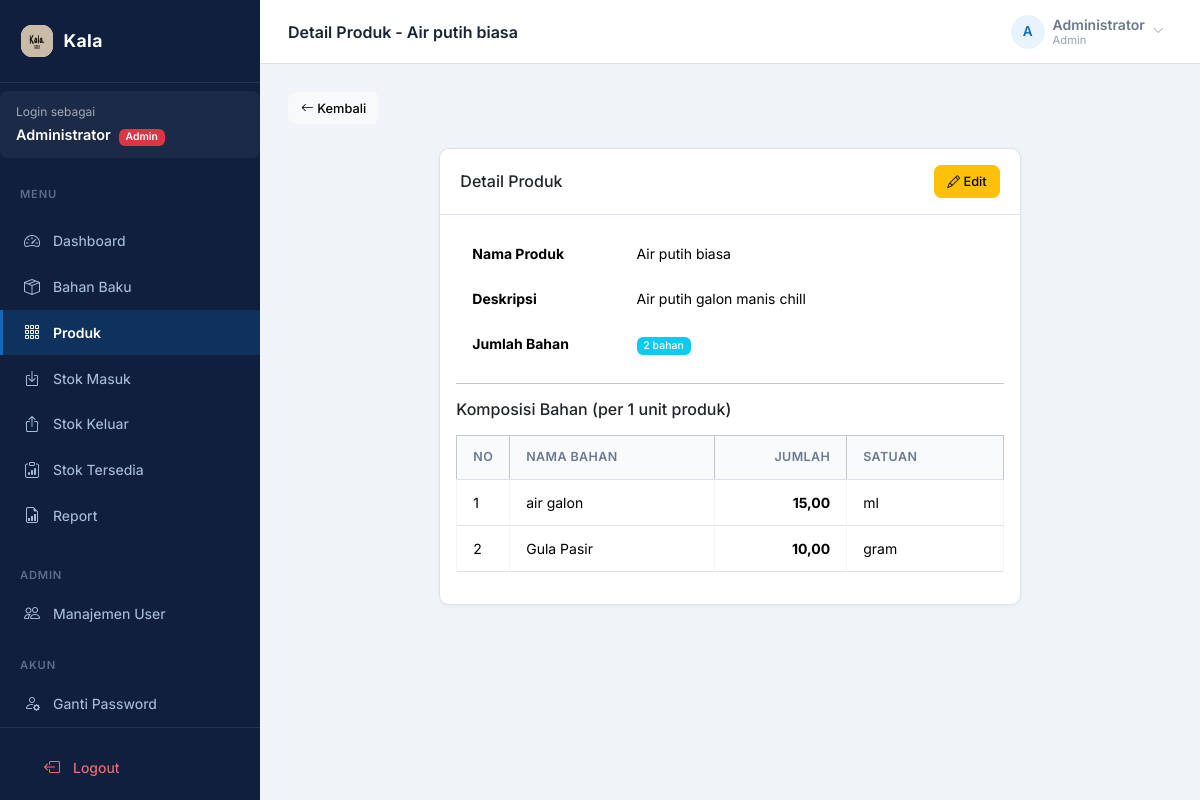
The app's page /produk/5 (signed in) with its own data.
### tables this page shows
CREATE TABLE `produk` (
  `id` bigint UNSIGNED NOT NULL,
  `nama_produk` varchar(255) NOT NULL,
  `deskripsi` text,
  `created_at` timestamp NOT NULL DEFAULT CURRENT_TIMESTAMP,
  `updated_at` timestamp NOT NULL DEFAULT CURRENT_TIMESTAMP ON UPDATE CURRENT_TIMESTAMP
);

CREATE TABLE `produk_detail` (
  `id` bigint UNSIGNED NOT NULL,
  `produk_id` bigint UNSIGNED NOT NULL,
  `bahan_baku_id` bigint UNSIGNED NOT NULL,
  `jumlah_dibutuhkan` decimal(10,2) NOT NULL
);

CREATE TABLE `bahan_baku` (
  `id` bigint UNSIGNED NOT NULL,
  `kode_bahan` varchar(255) NOT NULL,
  `nama_bahan` varchar(255) NOT NULL,
  `satuan` varchar(255) NOT NULL,
  `keterangan` varchar(255) DEFAULT NULL,
  `is_active` tinyint(1) NOT NULL DEFAULT '1',
  `created_at` timestamp NOT NULL DEFAULT CURRENT_TIMESTAMP
);

### controllers/ProdukController.php (called while the page is built, shortened)
<?php
class ProdukController
{
    private ProdukModel $produkModel;
    public function __construct()
    {
        $this->produkModel = new ProdukModel();
    }
    public function view(array $params): void
    {
        $id = (int) ($params['id'] ?? 0);
        $produk = $this->produkModel->getById($id);
        $ingredients = $this->produkModel->getIngredients($id);
        require_once __DIR__ . '/../pages/produk/view.php';
    }
}

### index.php (called while the page is built, shortened)
<?php
require_once __DIR__ . '/core/Router.php';
require_once __DIR__ . '/core/Database.php';
require_once __DIR__ . '/core/Model.php';
spl_autoload_register(function (string $class) {
    $file = __DIR__ . '/' . str_replace('\\', '/', $class) . '.php';
});
$router = new Core\Router();
$router->dispatch();

### core/Database.php (called while the page is built, shortened)
<?php
class Database
{
    private static ?PDO $instance = null;
    public static function connect(): PDO
    {
        if (self::$instance === null) {
            try {
                $dsn = 'mysql:host=' . DB_HOST . ';port=' . DB_PORT . ';dbname=' . DB_NAME . ';charset=utf8mb4';
                self::$instance = new PDO($dsn, DB_USER, DB_PASS, [
                    PDO::ATTR_ERRMODE            => PDO::ERRMODE_EXCEPTION,
                    PDO::ATTR_DEFAULT_FETCH_MODE => PDO::FETCH_ASSOC,
                    PDO::ATTR_EMULATE_PREPARES   => false,
                ]);
            } catch (PDOException $e) {
                http_response_code(500);
                die('Database connection failed: ' . $e->getMessage());
            }
        }
        return self::$instance;
    }
}

### core/Model.php (called while the page is built, shortened)
<?php
abstract class Model
{
    public function __construct()
    {
        $this->db = Database::connect();
    }
}

### models/ProdukModel.php (called while the page is built, shortened)
<?php
class ProdukModel extends Model
{
    public function getById(int $id): ?array
    {
        $sql = "SELECT p.* FROM produk p WHERE p.id = ?";
        $stmt = $this->db->prepare($sql);
        $stmt->execute([$id]);
        return $stmt->fetch() ?: null;
    }
    public function getIngredients(int $produkId): array
    {
        $sql = "SELECT pd.*, b.kode_bahan, b.nama_bahan, b.satuan
                FROM produk_detail pd
                INNER JOIN bahan_baku b ON pd.bahan_baku_id = b.id
                WHERE pd.produk_id = ?
                ORDER BY b.nama_bahan";
        $stmt = $this->db->prepare($sql);
        $stmt->execute([$produkId]);
        return $stmt->fetchAll();
    }
}

### pages/produk/view.php (the view, shortened to what this page needs)
<?php
require_once __DIR__ . '/../../shared/components.php';
?>
<div class="mb-4">
    <a href="/produk" class="btn btn-light btn-sm">
        <i class="bi bi-arrow-left"></i> Kembali
    </a>
</div>
<div class="row justify-content-center">
    <div class="col-lg-8">
        <div class="card">
            <div class="card-header d-flex justify-content-between align-items-center">
                <h6 class="mb-0">Detail Produk</h6>
                <a href="/produk/<?= $produk['id'] ?>/edit" class="btn btn-sm btn-warning">
                    <i class="bi bi-pencil"></i> Edit
                </a>
            </div>
            <div class="card-body">
                <table class="table table-borderless">
                    <tr>
                        <td style="width:30%"><strong>Nama Produk</strong></td>
                        <td>
                            <?= htmlspecialchars($produk['nama_produk']) ?>
                        </td>
                    </tr>
                    <tr>
                        <td><strong>Deskripsi</strong></td>
                        <td>
                            <?= htmlspecialchars($produk['deskripsi'] ?? '-') ?>
                        </td>
                    </tr>
                    <tr>
                        <td><strong>Jumlah Bahan</strong></td>
                        <td>
                            <span class="badge bg-info"><?= count($ingredients) ?> bahan</span>
                        </td>
                    </tr>
                </table>
                <hr>
                <h6 class="mb-3">Komposisi Bahan (per 1 unit produk)</h6>
                <?php if (empty($ingredients)): ?>
                    <div class="alert alert-warning">
                        <i class="bi bi-exclamation-triangle"></i> Belum ada bahan ditambahkan
                    </div>
                <?php else: ?>
                    <div class="table-responsive">
                        <table class="table table-bordered">
                            <thead class="table-light">
                                <tr>
                                    <th style="width:5%">No</th>
                                    <th style="width:40%">Nama Bahan</th>
                                    <th style="width:25%" class="text-end">Jumlah</th>
                                    <th style="width:30%">Satuan</th>
                                </tr>
                            </thead>
                            <tbody>
                                <?php foreach ($ingredients as $i => $ingredient): ?>
                                    <tr>
                                        <td>
                                            <?= $i + 1 ?>
                                        </td>
                                        <td>
                                            <?= htmlspecialchars($ingredient['nama_bahan']) ?>
                                        </td>
                                        <td class="text-end"><strong>
                                                <?= number_format($ingredient['jumlah_dibutuhkan'], 2, ',', '.') ?>
                                            </strong></td>
                                        <td>
                                            <?= htmlspecialchars($ingredient['satuan']) ?>
                                        </td>
                                    </tr>
                                <?php endforeach; ?>
                            </tbody>
                        </table>
                    </div>
                <?php endif; ?>
            </div>
        </div>
    </div>
</div>

### core/Router.php (shortened to what this page needs)
<?php
class Router
{
    private array $routes = [];
    private function addRoute(string $method, string $path, callable|array $handler): self
    {
        $this->routes[] = [
            'method'      => $method,
            'path'        => $path,
            'handler'     => $handler,
            'middlewares' => [],
        ];
        return $this;
    }
    public function middleware(string|array $middleware): self
    {
        $last = array_key_last($this->routes);
        $middlewares = is_array($middleware) ? $middleware : [$middleware];
        $this->routes[$last]['middlewares'] = array_merge(
            $this->routes[$last]['middlewares'],
            $middlewares
        );
        return $this;
    }
    public function dispatch(): void
    {
        $method = $_SERVER['REQUEST_METHOD'];
        $uri    = parse_url($_SERVER['REQUEST_URI'], PHP_URL_PATH);
        foreach ($this->routes as $route) {
            if ($route['method'] !== $method) continue;
            $params = $this->matchPath($route['path'], $uri);
            if ($params === null) continue;
            $handler = $route['handler'];
            if (is_callable($handler)) {
                call_user_func($handler, $params);
            } elseif (is_array($handler)) {
                [$class, $method] = $handler;
                call_user_func([new $class(), $method], $params);
            }
            return;
        }
    }
    private function matchPath(string $routePath, string $uri): ?array
    {
        $pattern = preg_replace('/\{(\w+)\}/', '(?P<$1>[^/]+)', $routePath);
        $pattern = '#^' . $pattern . '$#';
        if (!preg_match($pattern, $uri, $matches)) {
            return null;
        }
        return array_filter($matches, 'is_string', ARRAY_FILTER_USE_KEY);
    }
}

### assets/css/app.css (style rules this page uses)
:root { --sidebar-width: 260px; --topbar-height: 64px; --primary: #0f6cbd; --primary-dark: #0d5aa7; --primary-light: #e8f3fc; --sidebar-bg: #0f1f3d; --sidebar-hover: #1a3260; --sidebar-active: #0f6cbd; --sidebar-text: #a8bdd6; --sidebar-white: #ffffff; --bg: #f0f4f8; --surface: #ffffff; --border: #dde3ea; --text: #1a2332; --text-muted: #6b7a8d; --success: #0e9f6e; --danger: #e02424; --warning: #d97706; }
* { margin: 0; padding: 0; box-sizing: border-box; }
body { font-family: "Inter", sans-serif; background: var(--bg); color: var(--text); font-size: 0.9rem; }
.card { border: 1px solid var(--border); border-radius: 10px; box-shadow: 0 1px 4px rgba(0, 0, 0, 0.05); background: var(--surface); }
.card-header { background: var(--surface); border-bottom: 1px solid var(--border); padding: 1rem 1.25rem; font-weight: 600; font-size: 0.9rem; border-radius: 10px 10px 0 0 !important; }
.btn { font-family: "Inter", sans-serif; font-weight: 500; font-size: 0.85rem; border-radius: 7px; }
.btn-sm { padding: 0.35rem 0.75rem; font-size: 0.8rem; }
.table { font-size: 0.875rem; }
.table thead th { background: #f8fafc; color: var(--text-muted); font-weight: 600; font-size: 0.78rem; text-transform: uppercase; letter-spacing: 0.4px; border-bottom: 1px solid var(--border); padding: 0.75rem 1rem; }
.table td { padding: 0.75rem 1rem; vertical-align: middle; border-color: #f1f5f9; }
.badge { font-family: "Inter", sans-serif; font-weight: 500; }

### records on screen
produk: nama_produk "Air putih biasa", deskripsi "Air putih galon manis chill"
produk_detail: bahan_baku.nama_bahan "air galon", jumlah_dibutuhkan "15,00", bahan_baku.satuan "ml"
produk_detail: bahan_baku.nama_bahan "Gula Pasir", jumlah_dibutuhkan "10,00", bahan_baku.satuan "gram"

### other values on screen
$item['label'] "Dashboard"
$item['label'] "Bahan Baku"
$item['label'] "Produk"
$item['label'] "Stok Masuk"
$item['label'] "Stok Keluar"
$item['label'] "Stok Tersedia"
$item['label'] "Report"
count($ingredients) "2"
